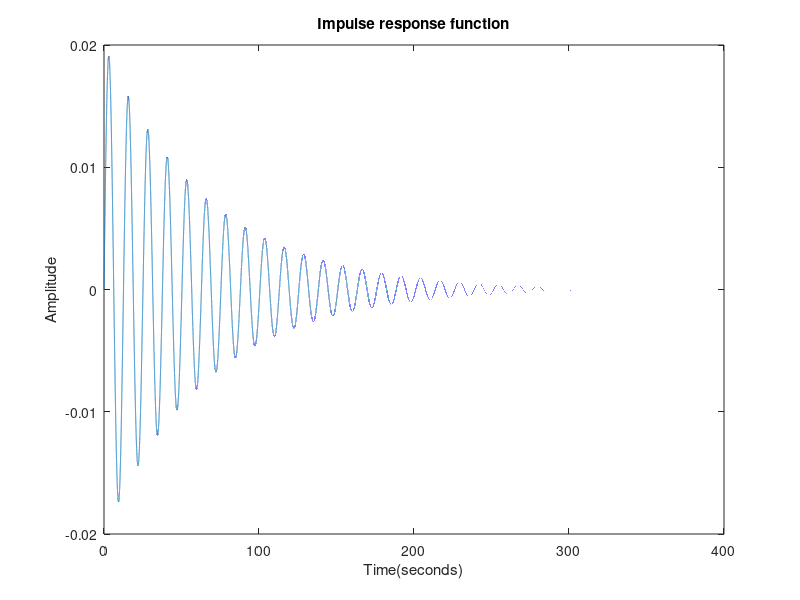
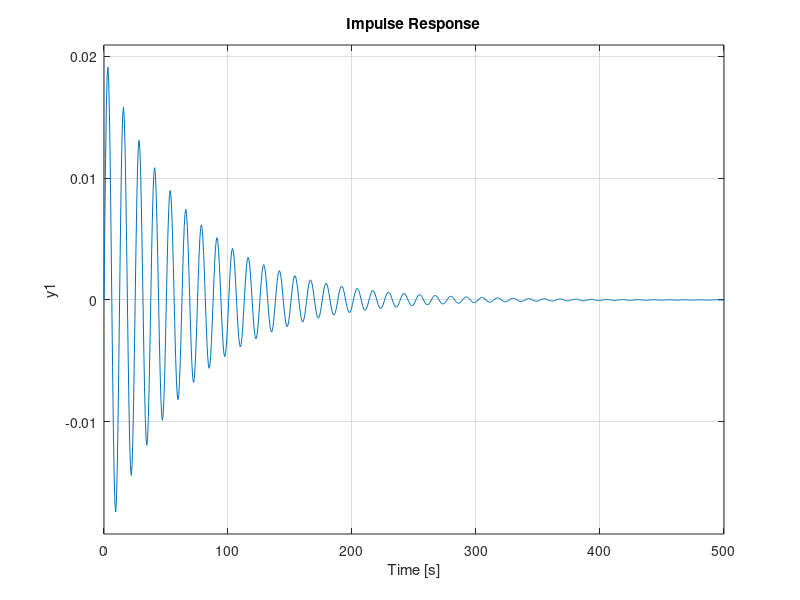

These charts were generated, in order, by the following MATLAB code:
clc; clear; close all;

m = 100; % kg
wn = 0.5; % Hz
kxi = 0.03;

c = 2 * wn * kxi * m;
k = m * wn ^ 2;


%------------------
% (c)
%------------------
Hup = tf(1, [m, c, k]);

Hvp = tf([1 0], [m c k]);


%------------------
% (d)
%------------------
wd = wn * sqrt(1 - kxi ^ 2);
t = 0 : 0.001 : 400;
h = 1 / (m .* wd) .* exp(- kxi .* wn .* t) .* sin(wd .* t);

figure;
plot(t, h);
title('Impulse response function');
xlabel('Time(seconds)');
ylabel('Amplitude');


%------------------
% (e)
%------------------
figure;
impulse(Hup);


%------------------
% (g)
%------------------
p0 = 10; % p(t) = p0, where p0 = 10 N
u_tm = p0 * step(Hup);
v_tm = p0 * step(Hvp);


%------------------
% (j)
%------------------
